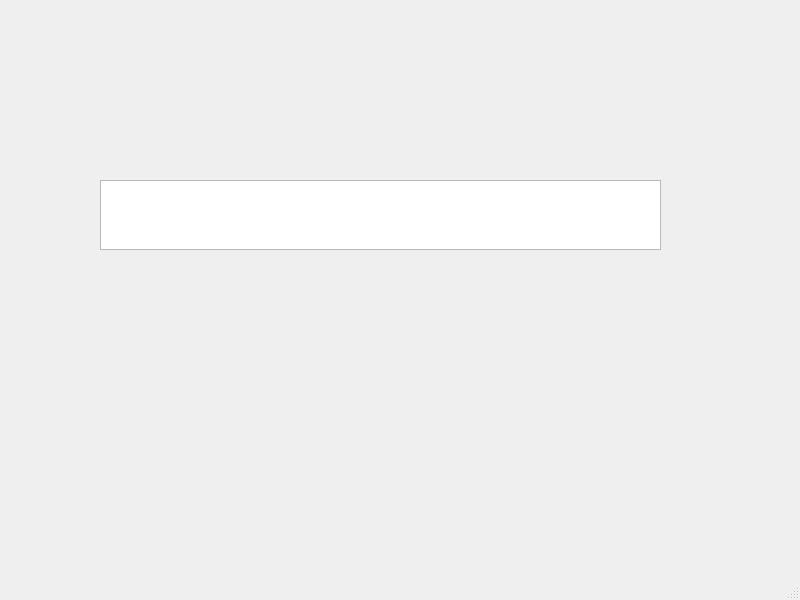
<?xml version="1.0" encoding="UTF-8"?>
<ui version="4.0">
 <class>MainWindow</class>
 <widget class="QMainWindow" name="MainWindow">
  <property name="geometry">
   <rect>
    <x>0</x>
    <y>0</y>
    <width>800</width>
    <height>600</height>
   </rect>
  </property>
  <property name="windowTitle">
   <string>MainWindow</string>
  </property>
  <widget class="QWidget" name="centralwidget">
   <widget class="QTextEdit" name="textMap">
    <property name="geometry">
     <rect>
      <x>100</x>
      <y>180</y>
      <width>561</width>
      <height>70</height>
     </rect>
    </property>
   </widget>
  </widget>
  <widget class="QMenuBar" name="menubar">
   <property name="geometry">
    <rect>
     <x>0</x>
     <y>0</y>
     <width>800</width>
     <height>20</height>
    </rect>
   </property>
  </widget>
  <widget class="QStatusBar" name="statusbar"/>
 </widget>
 <resources/>
 <connections/>
</ui>
